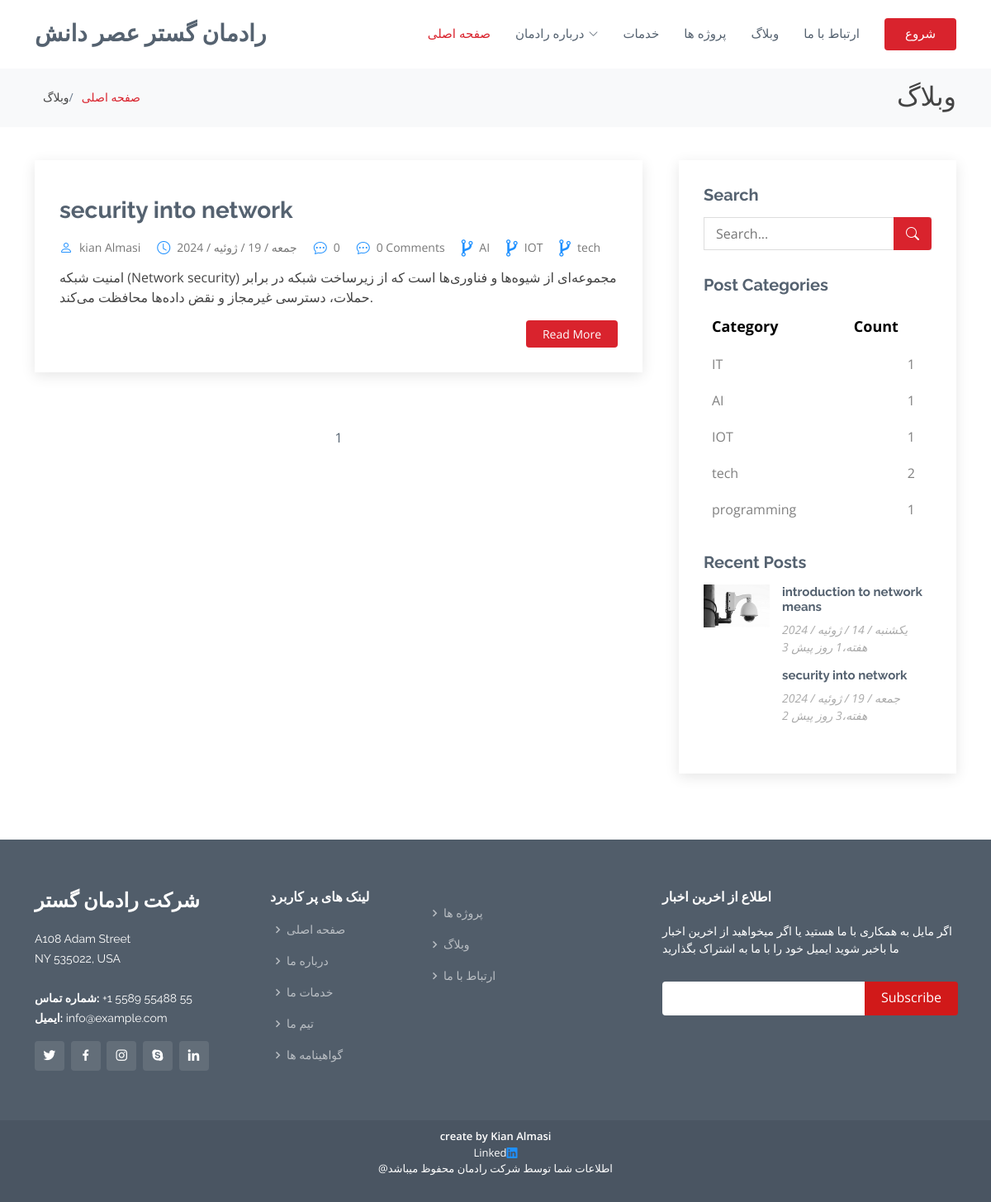
The page /blog/category/AI/ on the database its author committed.
### weblog/models.py (models this page shows, shortened)
class Post(models.Model):
    image=models.ImageField(upload_to="weblog/",default="weblog/image_file/p2.jpg")
    image_single_blog=models.ImageField(upload_to="weblog/",default="weblog/image_file/p2.jpg")
    title=models.CharField(max_length=255)
    content= models.TextField()
    tag=TaggableManager()
    category=models.ManyToManyField(Category)
    author=models.ForeignKey(User,on_delete=models.SET_NULL,null=True)
    counted_view=models.IntegerField(default=0)
    status=models.BooleanField(default=False)
    writer_image=models.ImageField(upload_to="weblog/",default="weblog/image_file/p2.jpg")
    writer_linkedin_account=models.URLField(default="https://www.linkedin.com/in/kian-almasi-0a4016256/")
    writer_summary=models.TextField()
    published_date=models.DateTimeField(default=timezone.now)
    created_date=models.DateTimeField(auto_now_add=True)
    updated_date=models.DateTimeField(auto_now=True)
    class Meta:
        ordering = ["-created_date", "updated_date"]

class Category(models.Model):
    name=models.CharField(max_length=255)
    def __str__(self):
        return self.name

### weblog/views.py (the view)
# urls.py: path('',blog_view,name='blog_view'),
def blog_view (request,**kwargs):
    posts = Post.objects.filter(status=1)
    if kwargs.get('cat_name') != None :
        posts = posts.filter(category__name=kwargs['cat_name'])
    if kwargs.get('author_username') != None :
        posts = posts.filter(author__username=kwargs['author_username'])
    if kwargs.get('tag_name'):
        posts = posts.filter(tag__name__in=[kwargs['tag_name']])
    paginator = Paginator(posts, 5)
    page_number = request.GET.get('page')
    try:
        posts = paginator.get_page(page_number)
    except PageNotAnInteger:
        posts = paginator.get_page(1)
    except EmptyPage:
        posts = paginator.get_page(1)
    for post in posts:
        if isinstance(post.published_date, datetime):
            post.published_datetime = post.published_date
        elif isinstance(post.published_date, date):
            post.published_datetime = datetime.combine(post.published_date, time.min)
        else:
            post.published_datetime = None
    context = {'posts': posts}
    return render(request, 'blog/blog.html', context)

### weblog/templatetags/blog_tags.py (called while the page is built)
@register.inclusion_tag("blog/blog-latestpost.html")
def latestpost():
    posts=Post.objects.filter(status=1).order_by("published_date")[:5]
    return {"posts": posts}

@register.inclusion_tag("blog/blog-post-ctegories.html")
def postcategories():
    posts=Post.objects.filter(status=1)
    categories=Category.objects.all()
    cate_dict={}
    for name in categories:
       cate_dict[name]=posts.filter(category=name).count()
    return {"categries":cate_dict}

@register.simple_tag(name="comments_count")
def comments_count(pid):
    return Comments.objects.filter(post=pid,approved=True).count()

### weblog/templatetags/custom_filters.py (called while the page is built)
@register.filter(name='clean_html')
def clean_html(value):
    return bleach.clean(value, tags=ALLOWED_TAGS, attributes=ALLOWED_ATTRIBUTES)

### templates/blog/blog.html (shortened to what this page needs)
{% load static %}
{% load blog_tags %}
{% load custom_filters %}
<!DOCTYPE html>
<html lang="fa">
<head>
  <link rel="stylesheet" href="https://cdnjs.cloudflare.com/ajax/libs/font-awesome/4.7.0/css/font-awesome.min.css">
  <link href="{% static '/vendor/animate.css/animate.min.css' %}" rel="stylesheet">
  <link href="{% static '/vendor/bootstrap/css/bootstrap.min.css' %}" rel="stylesheet">
  <link href="{% static '/vendor/bootstrap-icons/bootstrap-icons.css' %}" rel="stylesheet">
  <link href="{% static '/vendor/boxicons/css/boxicons.min.css' %}" rel="stylesheet">
  <link href="{% static '/vendor/glightbox/css/glightbox.min.css' %}" rel="stylesheet">
  <link href="{% static '/vendor/remixicon/remixicon.css' %}" rel="stylesheet">
  <link href="{% static '/vendor/swiper/swiper-bundle.min.css' %}" rel="stylesheet">
  <link href="{% static '/static/style.css' %}" rel="stylesheet">
</head>
<body>
  <header id="header" class="fixed-top d-flex align-items-center">
    <div class="container d-flex align-items-center">
      <h1 class="logo me-auto"><a href="{% url 'blog:home' %}">رادمان گستر عصر دانش</a></h1>
      <nav id="navbar" class="navbar">
        <ul>
          <li><a href="{% url 'blog:home' %}" class="active">صفحه اصلی</a></li>
          <li class="dropdown"><a href="#"><span>درباره رادمان</span> <i class="bi bi-chevron-down"></i></a>
          </li>
          <li><a href="{% url 'blog:services' %}">خدمات</a></li>
          <li><a href="{% url 'blog:portfolio' %}">پروژه ها</a></li>
          <li><a href="{% url 'weblog:blog_view' %}">وبلاگ</a></li>
          <li><a href="{% url 'blog:contact' %}">ارتباط با ما</a></li>
          <li><a href="{% url 'blog:home' %}" class="getstarted">شروع</a></li>
        </ul>
      </nav>
    </div>
  </header>
  <main id="main">
    <section id="breadcrumbs" class="breadcrumbs">
      <div class="container">
        <div class="d-flex justify-content-between align-items-center" style="direction: rtl; text-align: right;">
          <h2>وبلاگ</h2>
          <ol>
            <li><a href="{% url 'blog:home' %}">صفحه اصلی</a></li>
            <li>وبلاگ</li>
          </ol>
        </div>
      </div>
    </section>
    <section id="blog" class="blog">
      <div class="container" data-aos="fade-up">
        <div class="row">
          <div class="col-lg-8 entries">
            {%for post in posts%}
            <article class="entry">
              <div class="entry-img">
              </div>
              <h2 class="entry-title">
                <a href="{% url 'weblog:blog_single' pid=post.id%}">{{post.title}}</a>
              </h2>
              <div class="entry-meta">
                <ul>
                    <li class="d-flex align-items-center"><i class="bi bi-person" style="color:DodgerBlue"></i> <a href="{% url 'weblog:author' author_username=post.author.username %}">{{post.author.get_full_name}}</a></li>
                    <li class="d-flex align-items-center"><i class="bi bi-clock" style="color:DodgerBlue"></i> <a href="{% url 'weblog:blog_single' pid=post.id%}">{{ post.published_date|date:"D / d / M / Y"}}</a></li>
                    <li class="d-flex align-items-center"><i class="bi bi-chat-dots" style="color:DodgerBlue"></i> <a href="{% url 'weblog:blog_single' pid=post.id%}">{{post.counted_view}}</a></li>
                    <li class="d-flex align-items-center"><i class="bi bi-chat-dots" style="color:DodgerBlue"></i> <a href="{% url 'weblog:blog_single' pid=post.id%}">{%comments_count post.id%} Comments</a></li>
                    {% for cat in post.category.all %}
                    <li class="d-flex align-items-center"><i style="font-size:24px;color:DodgerBlue" class="fa">&#xf126;</i> <a href="{% url 'weblog:category' cat.name%}">{{ cat.name }}</a></li>
                    {% endfor %}
                </ul>
            </div>
              <div class="entry-content">
                <p align='rtl'>{{post.content|clean_html|safe|truncatechars:250}}</p>
                <div class="read-more">
                  <a href="{% url 'weblog:blog_single' pid=post.id%}">Read More</a>
                </div>
              </div>
            </article>
            {%endfor%}
            <div class="blog-pagination">
              <ul class="justify-content-center">
                {% for i in posts.paginator.page_range %}
                  {% if page_number == i %}
                      <li class="page-item active"><a href="?page={{i}}" class="page-link">{{i}}</a></li>
                      {% else %}
                      <li class="page-item"><a href="?page={{i}}" class="page-link">{{i}}</a></li>
                  {% endif %}
                {% endfor %}
              </ul>
            </div>
          </div>
          <div class="col-lg-4">
            <div class="sidebar">
              <h3 class="sidebar-title">Search</h3>
              <div class="sidebar-item search-form">
              <form action="{% url 'weblog:search' %}" method="Get">
                  <input type="text" name='s' placeholder="Search...">
                  <button type="submit"><i class="bi bi-search"></i></button>
              </form>
              </div>
              {% postcategories %}
              {% latestpost %}
          </div>
        </div>
      </div>
    </section>
  </main>
  <footer id="footer">
    <div class="footer-top">
      <div class="container">
        <div class="row">
          <div class="col-lg-3 col-md-6">
            <div class="footer-info">
              <h3>شرکت رادمان گستر</h3>
              <p>
                A108 Adam Street <br>
                NY 535022, USA<br><br>
                <strong dir='ltr'> شماره تماس:</strong> +1 5589 55488 55<br>
                <strong dir='ltr'>ایمیل:</strong> info@example.com<br>
              </p>
              <div class="social-links mt-3">
                <a href="#" class="twitter"><i class="bx bxl-twitter"></i></a>
                <a href="#" class="facebook"><i class="bx bxl-facebook"></i></a>
                <a href="#" class="instagram"><i class="bx bxl-instagram"></i></a>
                <a href="#" class="google-plus"><i class="bx bxl-skype"></i></a>
                <a href="#" class="linkedin"><i class="bx bxl-linkedin"></i></a>
              </div>
            </div>
          </div>
          <div class="col-lg-2 col-md-6 footer-links">
            <h4>لینک های پر کاربرد</h4>
            <ul>
              <li><i class="bx bx-chevron-right"></i> <a href="{% url 'blog:home' %}">صفحه اصلی</a></li>
              <li><i class="bx bx-chevron-right"></i> <a href="{% url 'blog:about' %}">درباره ما</a></li>
              <li><i class="bx bx-chevron-right"></i> <a href="{% url 'blog:services' %}">خدمات ما</a></li>
              <li><i class="bx bx-chevron-right"></i> <a href="{% url 'blog:team' %}">تیم ما</a></li>
              <li><i class="bx bx-chevron-right"></i> <a href="{% url 'blog:testimonials' %}">گواهینامه ها</a></li>
            </ul>
          </div>
          <div class="col-lg-3 col-md-6 footer-links">
            <h4> </h4>
            <ul>
              <li><i class="bx bx-chevron-right"></i> <a href="{% url 'blog:portfolio' %}">پروژه ها</a></li>
              <li><i class="bx bx-chevron-right"></i> <a href="{% url 'weblog:blog_view' %}">وبلاگ</a></li>
              <li><i class="bx bx-chevron-right"></i> <a href="{% url 'blog:contact' %}">ارتباط با ما</a></li>
            </ul>
          </div>
          <div class="col-lg-4 col-md-6 footer-newsletter">
            <h4 align='rtl'>اطلاع از اخرین اخبار</h4>
            <p align='rtl'>اگر مایل به همکاری با ما هستید یا اگر میخواهید از اخرین اخبار ما باخبر شوید ایمیل خود را با ما به اشتراک بگذارید</p>
            <form action="{% url 'blog:newsletter' %}" method="post">
              <input type="email" name="email"><input type="submit" value="Subscribe">
            </form>
          </div>
        </div>
      </div>
    </div>
    <div class="container">
      <div class="credits">
        <div>
          <a href="https://www.linkedin.com/in/kian-almasi" style="color:white;font-weight: smale;"><smale>create by Kian Almasi</smale></a>
        </div>
        <div style="color:white;font-weight: smale;">
          Linked<a href="https://www.linkedin.com/in/kian-almasi" style="color: DodgerBlue;font-weight: bold;"><i class="biu bi-linkedin" style="color: DodgerBlue; font-weight: bold;"></i></a>
        </div>
        <div style="color:white;font-weight: smale;"> @اطلاعات شما توسط شرکت رادمان محفوظ میباشد</div>
      </div>
    </div>
  </footer>
</body>
</html>

### templates/blog/blog-post-ctegories.html (shortened to what this page needs)
{% load static %}
<h3 class="sidebar-title">Post Categories</h3>
<div class="sidebar-item categories">
  <table class="table">
    <thead>
      <tr>
        <th scope="col" class="category-header">Category</th>
        <th scope="col" class="category-header">Count</th>
      </tr>
    </thead>
    <tbody>
      {% for name, count in categries.items %}
      <tr>
        <td>
          <a href="{% url 'weblog:category' name%}" class="color:DodgerBlue">{{ name }}</a>
        </td>
        <td class="text-right">
          {{ count }}
        </td>
      </tr>
      {% endfor %}
    </tbody>
  </table>
</div>

### templates/blog/blog-latestpost.html
{% load humanize %}
{% load static %}
<h3 class="sidebar-title">Recent Posts</h3>
<div class="sidebar-item recent-posts">
    {% for post in posts %}
    <div class="post-item clearfix">
        <img src="{{ post.image.url }}" alt="">
        <h4><a href="/blog/{{ post.id }}">{{ post.title }}</a></h4>
        <time datetime="{{ post.published_date|date:'Y-m-d' }}">{{ post.published_date|date:"D / d / M / Y" }}</time>
        <time datetime="{{ post.published_date|date:'Y-m-d' }}">{{ post.published_date|naturaltime }}</time>
    </div>
    {% endfor %}
</div>

### templates/blog/blog-post-ctegories.html (style rules this page uses)
.sidebar-item.categories .table { width: 100%; margin-top: 15px; background-color: white; border-collapse: w; }
.sidebar-item.categories .table th, .sidebar-item.categories .table td { padding: 10px; text-align: left; border: none; }
.sidebar-item.categories .table th.category-header { font-size: 18px; color: black ; }
.sidebar-item.categories .table td.text-right { text-align: right; padding-right: 20px; color: Gray; }
.sidebar-item.categories .table a { color: Gray; text-decoration: none; }

### rows shown on the page
Post: title "security into network", author.get_full_name "kian Almasi", published_date "جمعه / 19 / ژوئیه / 2024", counted_view "0", id "0", content|clean_html "امنیت شبکه (Network security) مجموعه‌ای از شیوه‌ها و فناوری‌ها است که از زیرساخت شبکه در برابر حملات، دسترسی غیرمجاز و نقض داده‌ها محافظت می‌کند.", published_date "2 هفته،3 روز پیش"
Category: name "AI", count "1"
Category: name "IOT", count "1"
Category: name "tech", count "2"
Category: name "IT", id "1"
Category: name "programming", count "1"
Post: image (picture), title "introduction to network means", published_date "یکشنبه / 14 / ژوئیه / 2024", published_date "3 هفته،1 روز پیش"

### other values the page prints
{{ i }} "1"
